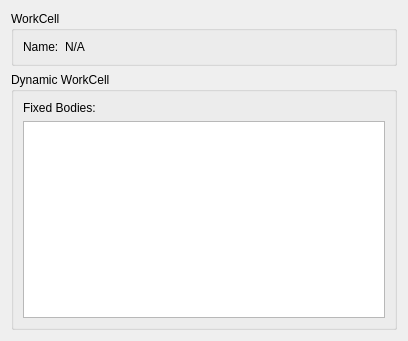
<?xml version="1.0" encoding="UTF-8"?>
<ui version="4.0">
 <class>Form</class>
 <widget class="QWidget" name="Form">
  <property name="geometry">
   <rect>
    <x>0</x>
    <y>0</y>
    <width>408</width>
    <height>341</height>
   </rect>
  </property>
  <property name="windowTitle">
   <string>Form</string>
  </property>
  <layout class="QVBoxLayout" name="verticalLayout_2">
   <item>
    <widget class="QGroupBox" name="_wcBox">
     <property name="title">
      <string>WorkCell</string>
     </property>
     <layout class="QFormLayout" name="formLayout">
      <item row="0" column="0">
       <widget class="QLabel" name="_wcNameLabel">
        <property name="text">
         <string>Name:</string>
        </property>
       </widget>
      </item>
      <item row="0" column="1">
       <widget class="QLabel" name="_wcName">
        <property name="text">
         <string>N/A</string>
        </property>
        <property name="wordWrap">
         <bool>true</bool>
        </property>
       </widget>
      </item>
     </layout>
    </widget>
   </item>
   <item>
    <widget class="QGroupBox" name="_dwcBox">
     <property name="title">
      <string>Dynamic WorkCell</string>
     </property>
     <layout class="QVBoxLayout" name="verticalLayout">
      <item>
       <widget class="QLabel" name="label">
        <property name="text">
         <string>Fixed Bodies:</string>
        </property>
       </widget>
      </item>
      <item>
       <widget class="QListWidget" name="listWidget"/>
      </item>
     </layout>
    </widget>
   </item>
  </layout>
 </widget>
 <resources/>
 <connections/>
</ui>
